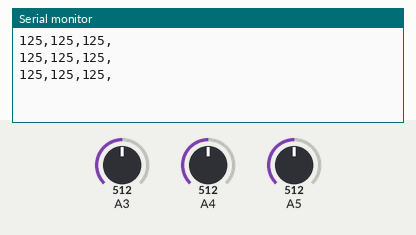
This sketch was run on a simulated Arduino Uno, built with avr-gcc and run on an emulated ATmega328P. Shown: the last lines printed to the serial monitor. The test bench sets the inputs (shaded band); at power-on: A3 = 512, A4 = 512, A5 = 512.

Above: at 1.3 s.
1.4 s: A3 set to 716
At 1.9 s:
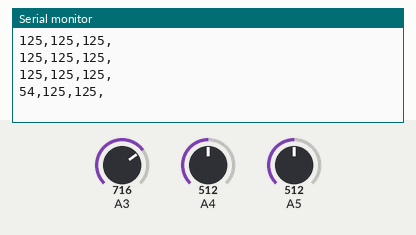
2.9 s: A4 set to 716
At 3.4 s:
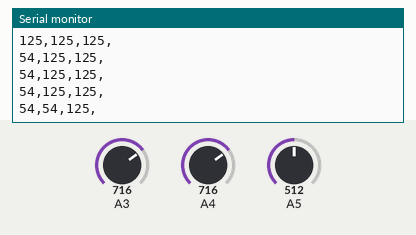
4.4 s: A5 set to 716
At 4.9 s:
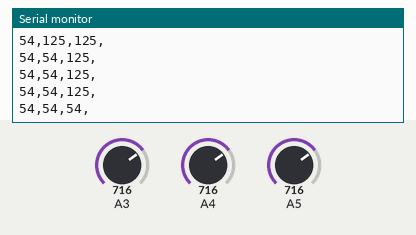
5.9 s: A3 set to 900
At 6.4 s:
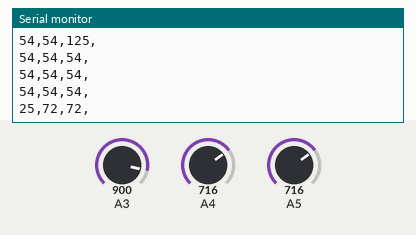
7.4 s: A4 set to 900
At 7.9 s:
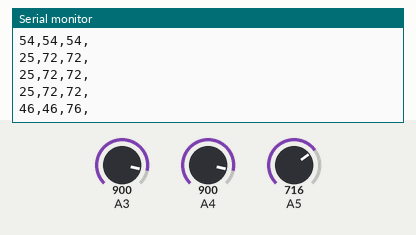
8.9 s: A5 set to 511
At 9.4 s:
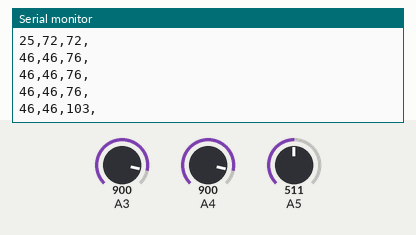
Timing chart, 0 to 11.4 s (numbered marks = the images above; inputs shaded):
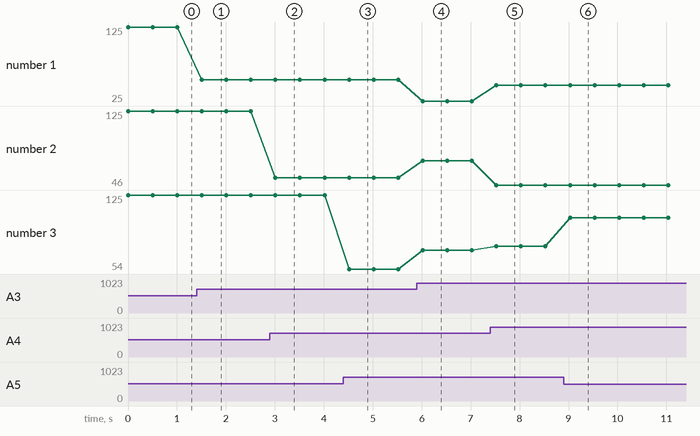

Measured:
- after the input at 1.4 s, the serial monitor: prints a new line after 0.11 s (image 1)
- after the input at 2.9 s, the serial monitor: prints a new line after 0.11 s (image 2)
- after the input at 4.4 s, the serial monitor: prints a new line after 0.12 s (image 3)
- after the input at 5.9 s, the serial monitor: prints a new line after 0.12 s (image 4)
- after the input at 7.4 s, the serial monitor: prints a new line after 0.13 s (image 5)
- after the input at 8.9 s, the serial monitor: prints a new line after 0.13 s (image 6)
- plotted number 1: 125 → 54 after the input at 1.4 s, 54 → 25 after the input at 5.9 s, 25 → 46 after the input at 7.4 s
- plotted number 2: 54 → 72 after the input at 5.9 s, 72 → 46 after the input at 7.4 s

The sketch:

Teste_acelerometro.ino
```cpp
#include <math.h>

int zx0=335;
int zy0=335;
int zz0=335;
int ax,ay,az;

void setup(){
 Serial.begin(9600);
}

void loop(){

 // read accelerometer output
 ax=analogRead(3);
 ay=analogRead(4);
 az=analogRead(5);

 // arduino analog maps 0v-5v into 0-1023
 // most accelerometers work at ~3v
 // skip this part if:
 // 1.you connected 3.3v to arduino pin AREF
 // 2.your acelerometer is working at 5v
 // - remember, most of units doesnt work with 5v


 // calculate voltage
 float vx = ax*5/1023;
 float vy = ay*5/1023;
 float vz = az*5/1023;

 //from accelerometer's datasheet, get zero g voltage value.
 //most of the time value is for 3v power supply.
 //we can easly calculate for 3.3v
 // since the output typically is ratiometric (proportional)
 // in this case, datasheet shows Zg=1.5v for Vs=3
 float z= 1.5*5/3; //z=1.65

 // set the origin to Zero-g voltage level
 vx-=z;
 vy-=z;
 vz-=z;

 // now we can convert voltage to force g (for instance gravity: 9.8 m/s^2)
 // find in the datasheet sensitivy, usually expressed in mV/g.
 // for our case sensitivity equals 300/g for Vs=3V.
 // again the former is ratiometric to power supply (Vs=3.3V)
 // so we need to transform this number first
 float sensitivity = 300*5/3; //sensitivity=330

 // and convert it from milli-voltage to Voltage
 // since our readings are in voltage
 sensitivity=sensitivity/1000;

 // now we can aply the formula to our readings
 // and get force (g)

 float gx = vx*sensitivity;
 float gy = vy*sensitivity;
 float gz = vz*sensitivity;

 // Determine the angle between the accelerometer and axis xyz
 // using the formula
 // angleX = arccos(gx/m)
 // where m (magnitude or length) is
 // m = Sq.root(x*x + y*y + z*z)

 float m=sqrt(gx*gx+gy*gy+gz*gz);
 float angleX=acos(gx/m);
 float angleY=acos(gy/m);
 float angleZ=acos(gz/m);

 // convert angles from radians to degrees

 angleX=angleX*180/3.14;
 angleY=angleY*180/3.14;
 angleZ=angleZ*180/3.14;

 Serial.print(int(angleX));Serial.print(",");
 Serial.print(int(angleY));Serial.print(",");
 Serial.print(int(angleZ));Serial.print(",");
 Serial.println();

 delay(500);
}
```
